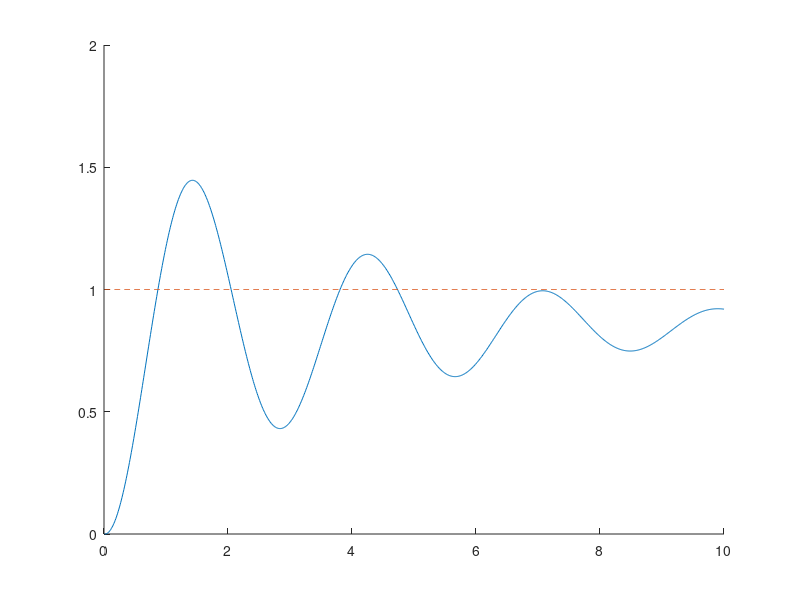

Write MATLAB code to recreate this figure. (Note: this script raises an error after producing the figure.)
%% GRAPHICAL EXAMPLE OF THE PROCESS OF TUNING A PID CONTROLLER %%

clear

% some natural damping for clear results
c = 1;


dt = 0.01;
t = 0;
T = dt * [1:1000];

sp = 1; 

last_x = 0;
x = 0;
X = NaN(1, 1000);
X(1) = x;

Kp = 10;
Ki = 0;
i = 0;
Kd = 0;


for k = 2:1000
    e = sp - x;
    v = (x - last_x) / dt;
    new_p = Kp * e;
    d = -Kd * v
    i = i + Ki * e * dt;
    p = new_p;
    
    a = p + i + d - 1.5 - c * v;
    X(k) = x;
    last_x = x;
    x = x + v * dt + 0.5 * a * dt^2;

end

figure
hold on
xlim([0 10])
ylim([0 2])
plot(T, X)
plot(T, sp * ones(1, 1000), '--')
title("Step response of a damped body affected" + newline + " by gravity and a PID controlled force")
ylabel('Displacement z in meters') 
xlabel('Time t in seconds') 

txt = ['Kp = ' num2str(Kp) ', Ki = ' num2str(Ki) ', Kd = ' num2str(Kd)];
dim = [0.6 .55 .3 .3];
str = 'Straight Line Plot from 1 to 10';
annotation('textbox',dim,'String',txt,'FitBoxToText','on');


